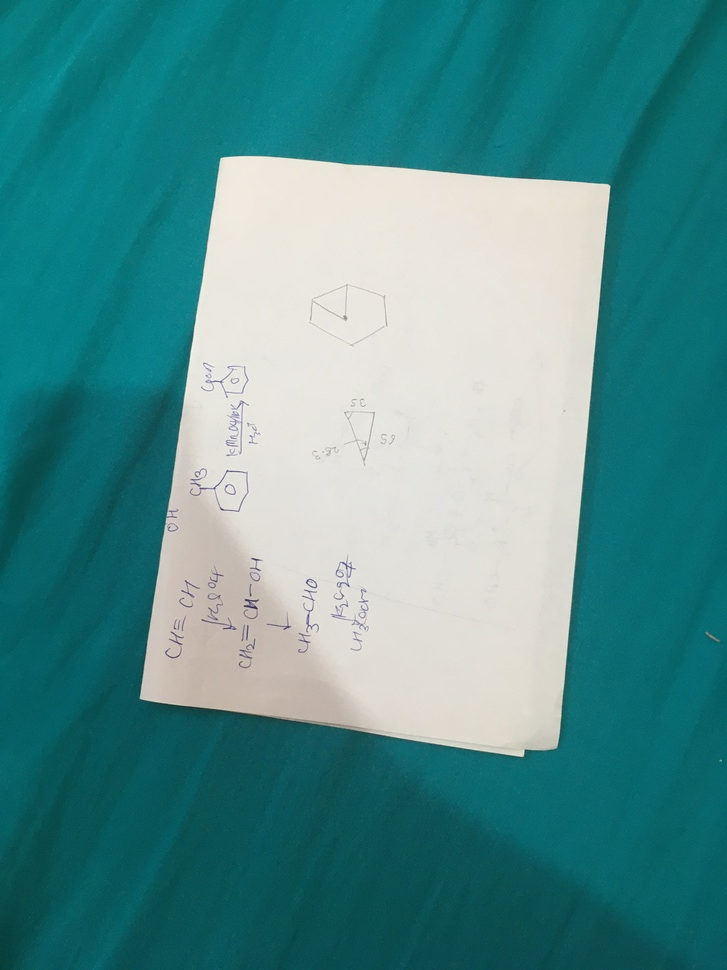
#> input picture Assignment-7/IMG_3879.jpg, 727 x 970 px, shrunk from 3024 x 4032 before the run, given in place of the camera
$ python Q1-D7.py
#> lines starting #> are read from the running program, lines starting #| are printed output that depends on the picture; after the words box and inside, x2 and y2 are one past the last pixel; in counts of white or black regions, pixels touching at a corner belong together
import cv2
import numpy as np

def nothing(x):
    pass


cap = cv2.VideoCapture(0)

cv2.namedWindow('Frame')
cv2.createTrackbar('H','Frame',0,180,nothing)
#> slider 'H' is set to 60
cv2.createTrackbar('S','Frame',0,255,nothing)
#> slider 'S' is set to 85
cv2.createTrackbar('V','Frame',0,255,nothing)
#> slider 'V' is set to 85

while True:
    x,frame = cap.read()
#> frame is the input picture: shape (970, 727, 3); mean B, G, R 141.6, 141.2, 79.5
    hsv = cv2.cvtColor(frame, cv2.COLOR_BGR2HSV)
#> hsv: shape (970, 727, 3); mean H, S, V 69.8, 159.9, 145.5

    h = cv2.getTrackbarPos('H','Frame')
    s = cv2.getTrackbarPos('S','Frame')
    v = cv2.getTrackbarPos('V','Frame')

    lower_bound = np.array([h,s,v])
    upper_bound = np.array([180,255,255])

    mask_final= cv2.inRange(hsv,lower_bound,upper_bound)
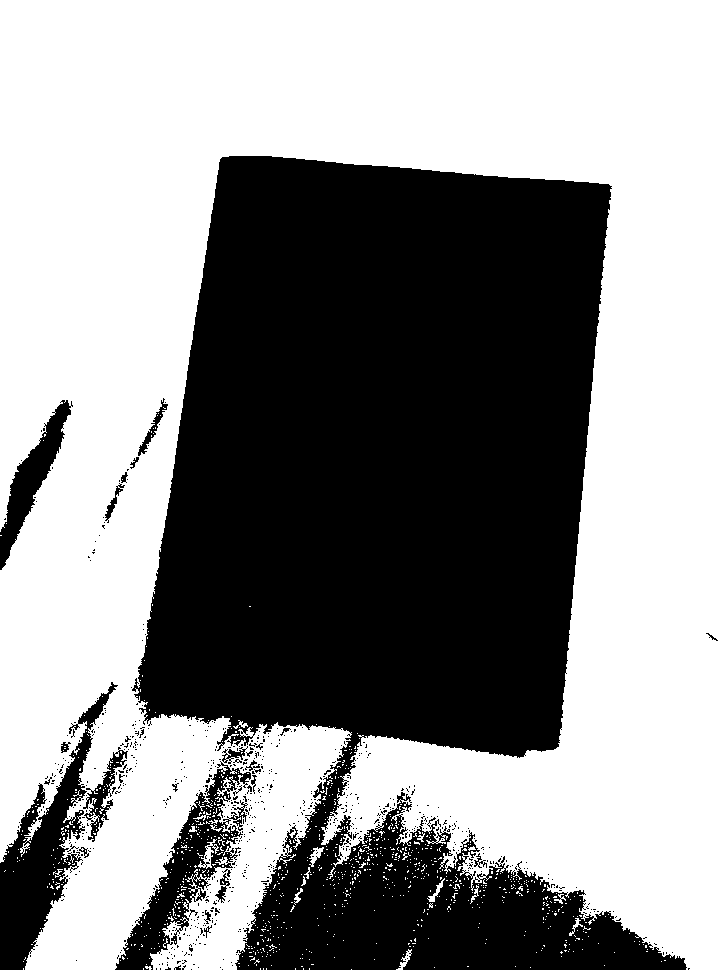
#> mask_final: shape (970, 727); 57.6% white; 718 black regions (690 under 20 px), largest, box (x1, y1, x2, y2) and area: (132, 156, 687, 970) 273816, (0, 682, 118, 970) 9777, (115, 761, 251, 970) 7395
    res = cv2.bitwise_and(frame,frame,mask=mask_final)
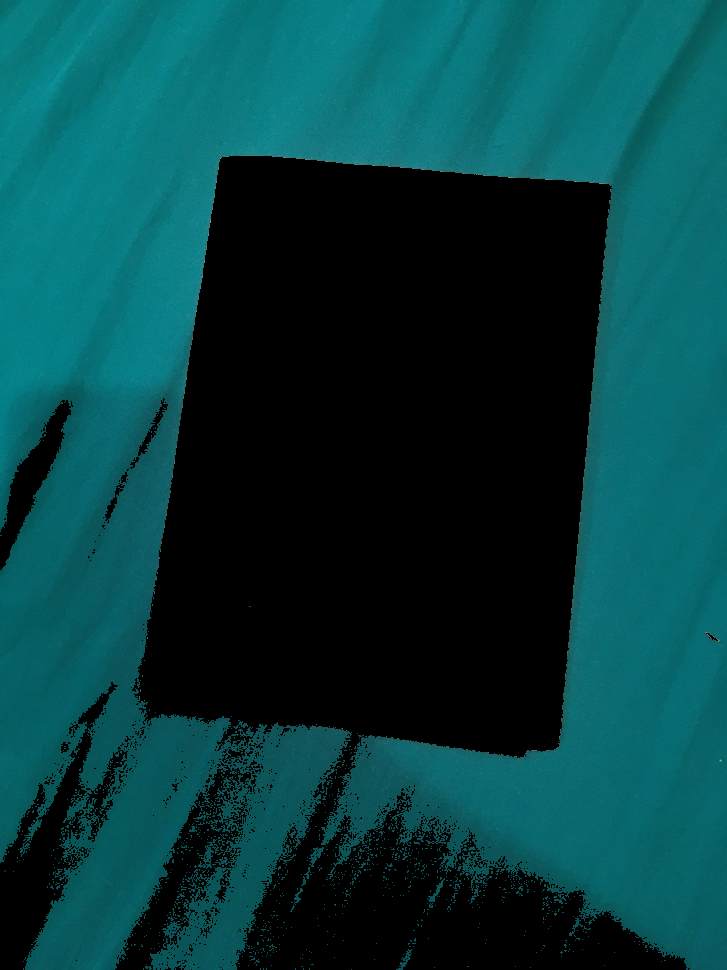
#> res: shape (970, 727, 3); mean B, G, R 64.9, 62, 5.9

    cv2.imshow('Frame',frame)
    cv2.imshow('Mask',mask_final)
    cv2.imshow('Output',res)

    if cv2.waitKey(1) & 0xFF==ord('q'):
#> (key q is pressed here)
        break
